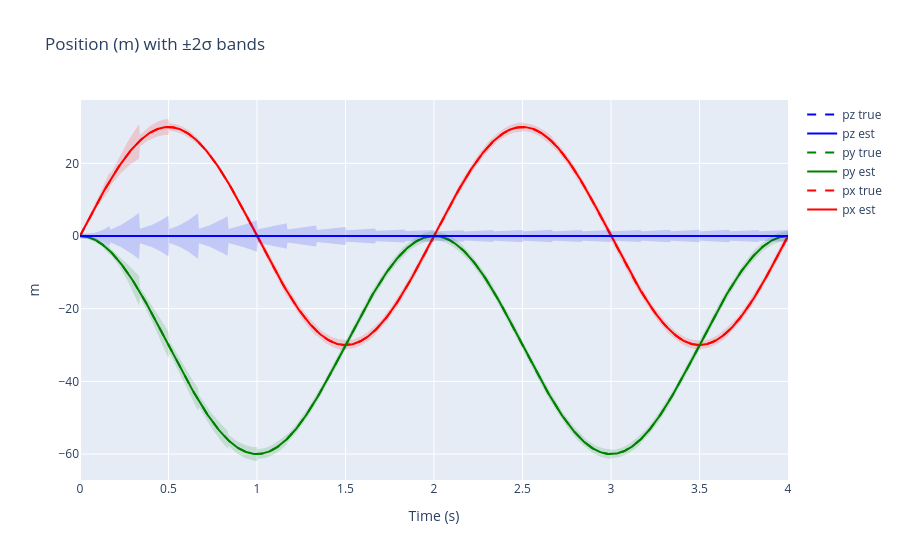

Write notebook code for a chart like this one.
### Markdown cell above
## Plot Position (m)

Position updates should pull the estimate toward truth and reduce the ±2σ band. If divergence occurs, check:
- H matches EKF local coords ([0, R, 0] for world-position).
- Measurement noise R reflects your sensor.
- Process noise (IMU) is not overconfident.

### Code cell
# Position (m) with ±2σ bands
import numpy as np
import plotly.graph_objects as go

fig = go.Figure()

color_rgb = {
    0: ('rgba(255,0,0,0.15)', '#ff0000'),   # x -> red
    1: ('rgba(0,128,0,0.15)', '#008000'),   # y -> green
    2: ('rgba(0,0,255,0.15)', '#0000ff'),   # z -> blue
}

for i, comp in enumerate(['x','y','z']):
    fill_rgba, line_color = color_rgb[i]
    mean = pos_est[:, i]
    std2p = 2.0 * pos_std[:, i]
    upper = mean + std2p
    lower = mean - std2p

    fig.add_scatter(x=times, y=upper, name=f"p{comp} +2σ", line=dict(color=line_color, width=0), showlegend=False)
    fig.add_scatter(x=times, y=lower, name=f"p{comp} -2σ", fill='tonexty', fillcolor=fill_rgba, line=dict(color=line_color, width=0), showlegend=False)

    fig.add_scatter(x=times, y=mean, name=f"p{comp} est", line=dict(color=line_color, width=2))
    fig.add_scatter(x=times, y=pos_true[:, i], name=f"p{comp} true", line=dict(color=line_color, dash='dash', width=2))

fig.update_layout(title='Position (m) with ±2σ bands', xaxis_title='Time (s)', yaxis_title='m')
fig.show()

### Figure 1 — Plotly figure (JSON) as saved in the notebook; plotly's stock layout.template omitted (floating-point values rounded to 4 significant figures; data arrays with more than 128 entries replaced by an {"elided": "..."} marker saying what was removed)
{"data": [{"line": {"color": "#ff0000", "width": 0}, "name": "px +2σ", "showlegend": false, "type": "scatter", "x": {"elided": "721 float values"}, "y": {"elided": "721 float values"}}, {"fill": "tonexty", "fillcolor": "rgba(255,0,0,0.15)", "line": {"color": "#ff0000", "width": 0}, "name": "px -2σ", "showlegend": false, "type": "scatter", "x": {"elided": "721 float values"}, "y": {"elided": "721 float values"}}, {"line": {"color": "#ff0000", "width": 2}, "name": "px est", "type": "scatter", "x": {"elided": "721 float values"}, "y": {"elided": "721 float values"}}, {"line": {"color": "#ff0000", "dash": "dash", "width": 2}, "name": "px true", "type": "scatter", "x": {"elided": "721 float values"}, "y": {"elided": "721 float values"}}, {"line": {"color": "#008000", "width": 0}, "name": "py +2σ", "showlegend": false, "type": "scatter", "x": {"elided": "721 float values"}, "y": {"elided": "721 float values"}}, {"fill": "tonexty", "fillcolor": "rgba(0,128,0,0.15)", "line": {"color": "#008000", "width": 0}, "name": "py -2σ", "showlegend": false, "type": "scatter", "x": {"elided": "721 float values"}, "y": {"elided": "721 float values"}}, {"line": {"color": "#008000", "width": 2}, "name": "py est", "type": "scatter", "x": {"elided": "721 float values"}, "y": {"elided": "721 float values"}}, {"line": {"color": "#008000", "dash": "dash", "width": 2}, "name": "py true", "type": "scatter", "x": {"elided": "721 float values"}, "y": {"elided": "721 float values"}}, {"line": {"color": "#0000ff", "width": 0}, "name": "pz +2σ", "showlegend": false, "type": "scatter", "x": {"elided": "721 float values"}, "y": {"elided": "721 float values"}}, {"fill": "tonexty", "fillcolor": "rgba(0,0,255,0.15)", "line": {"color": "#0000ff", "width": 0}, "name": "pz -2σ", "showlegend": false, "type": "scatter", "x": {"elided": "721 float values"}, "y": {"elided": "721 float values"}}, {"line": {"color": "#0000ff", "width": 2}, "name": "pz est", "type": "scatter", "x": {"elided": "721 float values"}, "y": {"elided": "721 float values"}}, {"line": {"color": "#0000ff", "dash": "dash", "width": 2}, "name": "pz true", "type": "scatter", "x": {"elided": "721 float values"}, "y": {"elided": "721 int values"}}], "layout": {"title": {"text": "Position (m) with ±2σ bands"}, "xaxis": {"title": {"text": "Time (s)"}}, "yaxis": {"title": {"text": "m"}}}}
